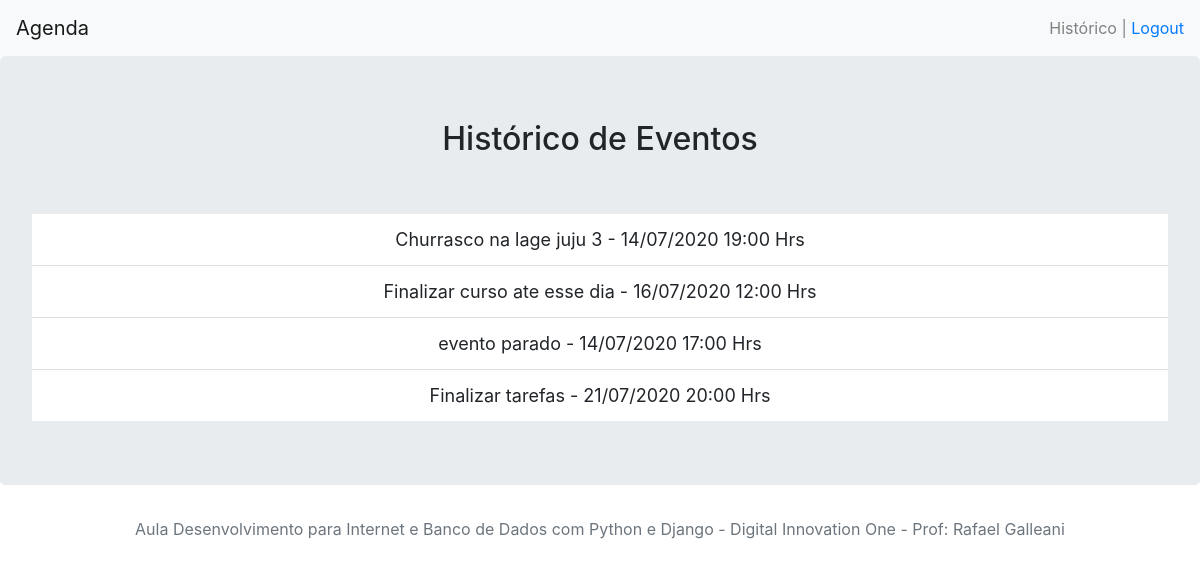
The page /agenda/historico/ (signed in) on the database as committed earlier.
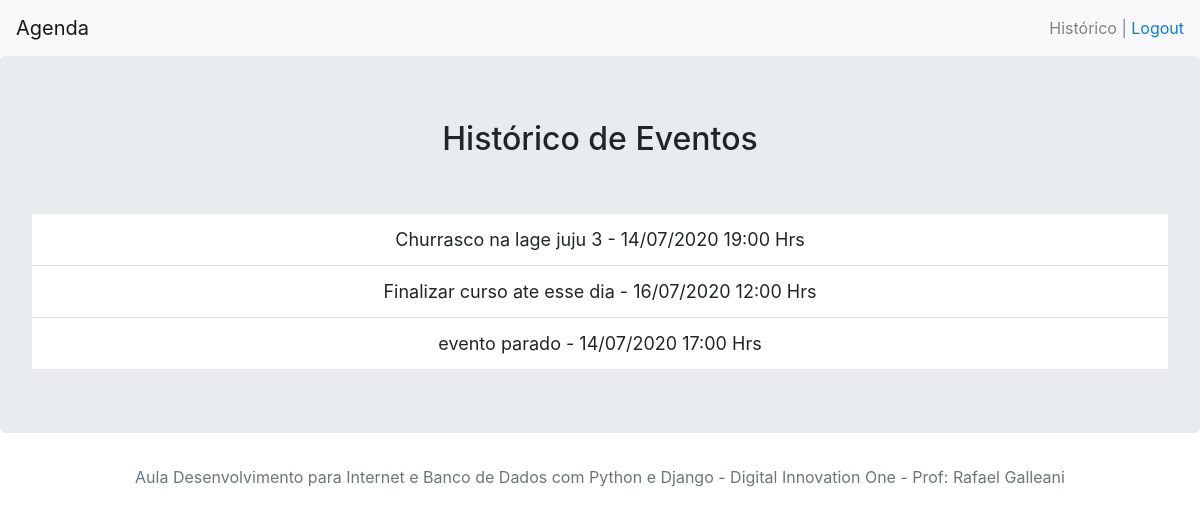
The same page on the database as committed later.
### core/models.py (models this page shows, shortened)
class Evento(models.Model):
    titulo = models.CharField(max_length=100)
    descricao = models.TextField(blank=True, null=True)
    data_evento = models.DateTimeField(verbose_name='Data do Evento') #esse verbose é o nome q vai aparecer la na coluna
    local = models.TextField(blank=True, null=True)
    data_criacao = models.DateTimeField(auto_now=True)
    usuario = models.ForeignKey(User, on_delete=models.CASCADE)
    class Meta:
        db_table = 'eventos'
    def get_data_evento(self):
        return self.data_evento.strftime('%d/%m/%Y %H:%M Hrs')

### core/views.py (the view)
# urls.py: path('agenda/historico/', views.historico),
@login_required(login_url='/login/')
def historico(request):
    usuario = request.user #usuario autenticando
    data_atual = datetime.now()
    evento = Evento.objects.filter(usuario=usuario,
                                   data_evento__lt=data_atual) #usuario autenticado
    dados = {'eventos': evento}
    return render(request, 'historico.html', dados)

### templates/historico.html
{% extends "model-page.html" %}
{% block content %}
<div class="text-center">
    <h2>Histórico de Eventos</h2>
    <br><br>
    <ul class="list-group list-group-flush" style="font-size: 18px">
        {% for evento in eventos %}
            <li class="list-group-item" >
                <div>
                    {{ evento.titulo }} - {{ evento.get_data_evento }}
                </div>
            </li>
        {% endfor %}
    </ul>
</div>
{% endblock %}

Rows that differ between the two databases and show on the page:
no longer on this page (row edited): Evento: titulo "Finalizar tarefas", get_data_evento "21/07/2020 20:00 Hrs"
